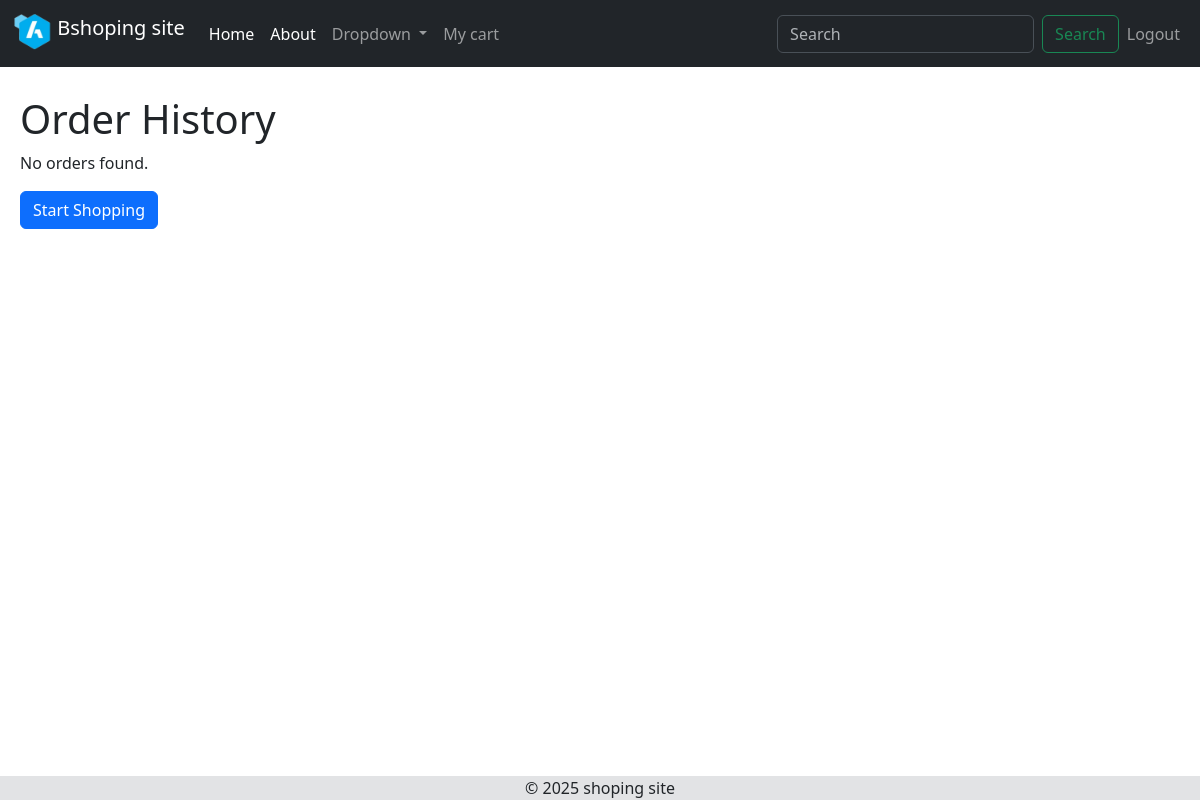
The app's page /orders/orders/history/ (signed in), older data.
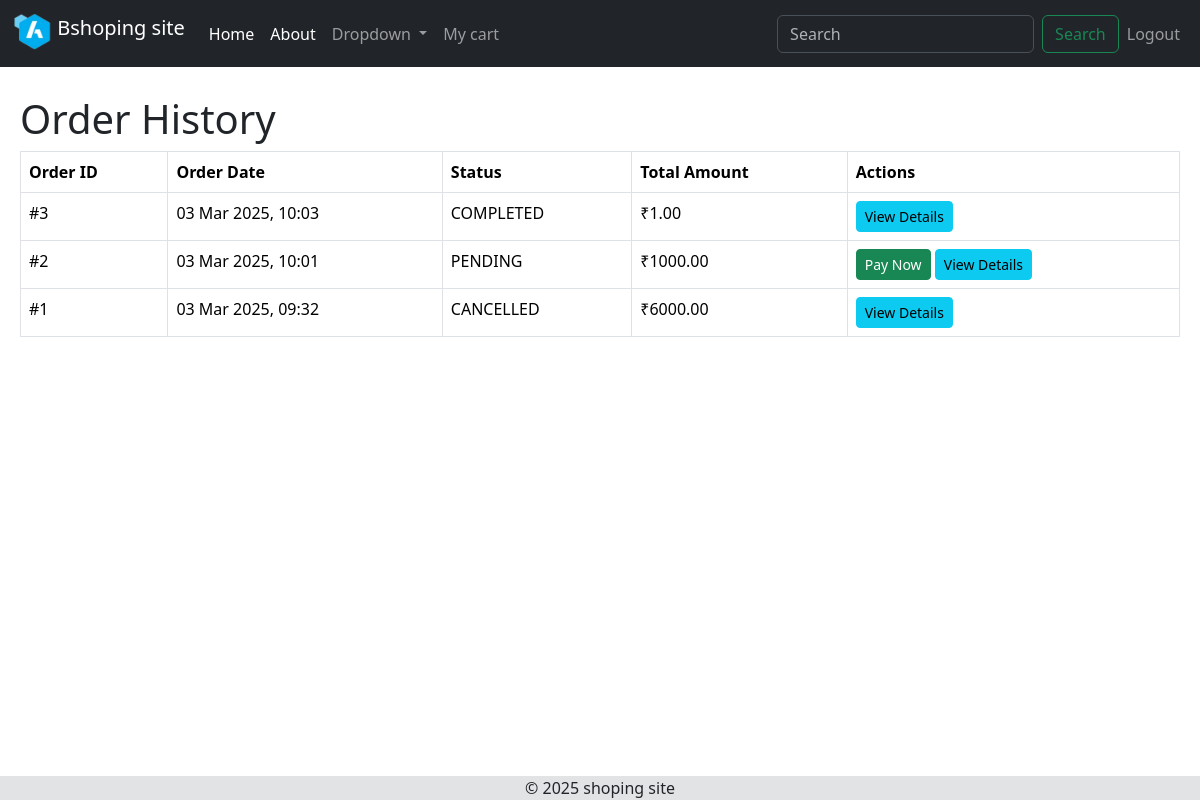
The same page, newer data.
### orders/models.py (models this page shows, shortened)
class Order(models.Model):
    user = models.ForeignKey(User, on_delete=models.CASCADE)
    order_date = models.DateTimeField(auto_now_add=True)
    total_amount = models.DecimalField(max_digits=10, decimal_places=2)
    status = models.CharField(max_length=20, choices=[('PENDING','Pending'),('COMPLETED','Completed')])
    razorpay_order_id = models.CharField(max_length=255)
    address = models.ForeignKey(Address, on_delete=models.CASCADE, null=True, blank=True, related_name="orders")

### orders/views.py (the view)
# urls.py: path('orders/history/', views.order_history, name='order_history'),
@login_required
def order_history(request):
    orders = Order.objects.filter(user=request.user).prefetch_related('order_details').order_by('-order_date')
    return render(request, 'order_history.html', {'orders': orders})

### orders/templates/order_history.html (shortened to what this page needs)
{% extends 'base.html' %}
{% load static %}
{% block content %}
<h1>Order History</h1>
{% if orders %}
<table class="table table-bordered">
    <thead>
        <tr>
            <th>Order ID</th>
            <th>Order Date</th>
            <th>Status</th>
            <th>Total Amount</th>
            <th>Actions</th>
        </tr>
    </thead>
    <tbody>
        {% for order in orders %}
        <tr>
            <td>#{{ order.id }}</td>
            <td>{{ order.order_date|date:"d M Y, H:i" }}</td>
            <td>{{ order.status }}</td>
            <td>₹{{ order.total_amount }}</td>
            <td>
                {% if order.status == 'PENDING' %}
                    <a href="{% url 'payment:create_razorpay_order' order.id %}" class="btn btn-success btn-sm">
                        Pay Now
                    </a>
                {% endif %}
                <a href="{% url 'order_detail' order.id %}" class="btn btn-info btn-sm">
                    View Details
                </a>
            </td>
        </tr>
        {% endfor %}
    </tbody>
</table>
{% else %}
<p>No orders found.</p>
<a href="{% url 'prod_page' %}" class="btn btn-primary">Start Shopping</a>
{% endif %}
{% endblock %}

Row changes from the older to the newer data that the page shows:
added Order: id "3", order_date "03 Mar 2025, 10:03", status "COMPLETED", total_amount "1.00"
added Order: id "2", order_date "03 Mar 2025, 10:01", status "PENDING", total_amount "1000.00", shows "Pay Now"
added Order: id "1", order_date "03 Mar 2025, 09:32", status "CANCELLED", total_amount "6000.00"
Text that changed along with them:
text no longer shown: "No orders found. Start Shopping"
text now shown: "Order ID Order Date Status Total Amount Actions"
